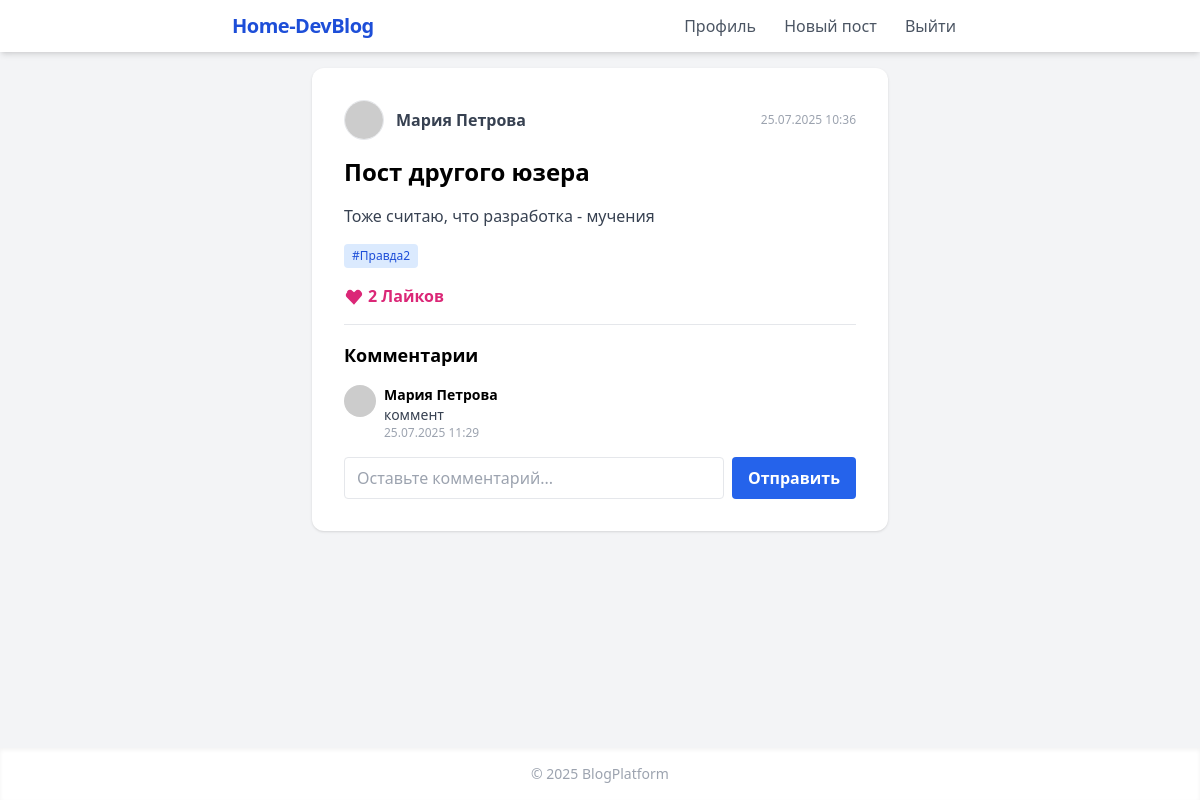
The app's page /post/2 (signed in) with its own data.
### app.py (models this page shows)
class User(db.Model):
    id = db.Column(db.Integer, primary_key=True)
    name = db.Column(db.String(80))
    email = db.Column(db.String(120), unique=True, nullable=False)
    password = db.Column(db.String(200), nullable=False)
    avatar = db.Column(db.String(200), nullable=True)

class Post(db.Model):
    id = db.Column(db.Integer, primary_key=True)
    user_id = db.Column(db.Integer, db.ForeignKey('user.id'), nullable=False)
    title = db.Column(db.String(200))
    content = db.Column(db.Text)
    date = db.Column(db.DateTime)
    tags = db.Column(db.String(200))
    is_private = db.Column(db.Boolean, default=False)
    user = db.relationship('User')

class Comment(db.Model):
    id = db.Column(db.Integer, primary_key=True)
    post_id = db.Column(db.Integer, db.ForeignKey('post.id'))
    user_id = db.Column(db.Integer, db.ForeignKey('user.id'))
    text = db.Column(db.Text)
    date = db.Column(db.DateTime)
    user = db.relationship('User')

### app.py (the view, shortened to what this page needs)
@app.route('/post/<int:post_id>', methods=['GET', 'POST'])
def post_view(post_id):
    post = Post.query.get_or_404(post_id)
    user = get_current_user()
    if post.is_private and (not user or post.user_id != user.id):
        return "Этот пост доступен только автору.", 403
    comments = Comment.query.filter_by(post_id=post_id).order_by(Comment.date.asc()).all()
    liked = False
    if user:
        liked = Like.query.filter_by(user_id=user.id, post_id=post.id).first() is not None
    likes_count = Like.query.filter_by(post_id=post.id).count()
    return render_template('post.html', post=post, comments=comments, user=user, liked=liked, likes_count=likes_count)

### app.py (called while the page is built)
def get_current_user():
    if 'user_id' in session:
        return User.query.get(session['user_id'])
    return None

### templates/post.html (shortened to what this page needs)
{% extends "base.html" %}
{% block content %}
<div class="bg-white max-w-xl mx-auto p-8 rounded-xl shadow space-y-4">
    <div class="flex items-center gap-3">
        <img src="{{ post.user.avatar or 'https://randomuser.me/api/portraits/men/1.jpg' }}" class="w-10 h-10 rounded-full border">
        <a href="{{ url_for('view_user', user_id=post.user.id) }}" class="font-semibold text-gray-700 hover:underline">{{ post.user.name }}</a>
        <div class="text-xs text-gray-400 ml-auto">{{ post.date.strftime('%d.%m.%Y %H:%M') }}</div>
    </div>
    <h1 class="text-2xl font-bold">{{ post.title }}</h1>
    <div class="text-gray-700 mb-2">{{ post.content }}</div>
    {% if post.tags %}
    <div class="flex gap-2">
        {% for tag in post.tags.split(',') %}
            <a href="{{ url_for('posts_by_tag', tag=tag.strip()) }}"
               class="bg-blue-100 text-blue-700 text-xs px-2 py-1 rounded hover:bg-blue-200">#{{ tag.strip() }}</a>
        {% endfor %}
    </div>
    {% endif %}
    <div class="flex gap-4 mt-4">
        <form method="post" action="{{ url_for('like_post', post_id=post.id) }}">
            <button type="submit" class="flex items-center gap-1 {% if liked %}text-pink-600{% else %}text-gray-400{% endif %} font-semibold">
                <svg class="w-5 h-5" fill="currentColor" viewBox="0 0 20 20"><path d="M3.172 5.172a4 4 0 015.656 0L10 6.343l1.172-1.171a4 4 0 015.656 5.656L10 18.657l-6.828-6.829a4 4 0 010-5.656z"/></svg>
                {{ likes_count }} Лайков
            </button>
        </form>
    </div>
    <hr>
    <h3 class="font-semibold text-lg">Комментарии</h3>
    <div class="space-y-3">
        {% for c in comments %}
        <div class="flex gap-2 items-start">
            <img src="{{ c.user.avatar or 'https://randomuser.me/api/portraits/men/1.jpg' }}" class="w-8 h-8 rounded-full">
            <div>
                <div class="font-semibold text-sm">{{ c.user.name }}</div>
                <div class="text-gray-700 text-sm">{{ c.text }}</div>
                <div class="text-xs text-gray-400">{{ c.date.strftime('%d.%m.%Y %H:%M') }}</div>
            </div>
        </div>
        {% else %}
        <div class="text-gray-400 text-sm">Комментариев пока нет.</div>
        {% endfor %}
    </div>
    {% if user %}
    <form method="post" class="mt-4 flex gap-2">
        <input type="text" name="text" required placeholder="Оставьте комментарий..." class="flex-1 px-3 py-2 border rounded focus:outline-none focus:ring">
        <button type="submit" class="bg-blue-600 text-white px-4 py-2 rounded hover:bg-blue-700 font-semibold">Отправить</button>
    </form>
    {% else %}
    <div class="text-center mt-2 text-blue-600">
        <a href="{{ url_for('login') }}">Войдите</a>, чтобы оставить комментарий
    </div>
    {% endif %}
</div>
{% endblock %}

### records on screen
User: user.name "Мария Петрова"
Post: date "25.07.2025 10:36", title "Пост другого юзера", content "Тоже считаю, что разработка - мучения", strip "Правда2"
Comment: user.name "Мария Петрова", text "коммент", date "25.07.2025 11:29"

### other values on screen
{{ likes_count }} "2"
{{ 2025 }} "2025"
